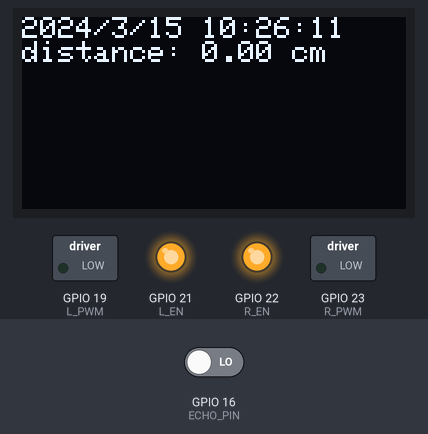
This sketch was run on a simulated ESP32. Parts: 128×64 one-colour display, switched loads named in the sketch (green lamp = pin HIGH), output pins drawn as LEDs (lit = HIGH). The test bench sets the inputs (shaded band); at power-on: GPIO 16 (ECHO_PIN) LOW. The local clock reads 2024-03-15 10:24:30 at power-on unless the sketch sets it; pins used as bus, display or sensor lines are not drawn.

Above: at 101.3 s.

The sketch:

PV_Motorsteuerung_V4_Deployable.ino
```cpp
#include <Wire.h>
#include <RTClib.h>
#include <Adafruit_GFX.h>
#include <Adafruit_SSD1306.h>
#include <SPI.h>

RTC_DS3231 rtc;

#define SCREEN_WIDTH 128 // OLED display width, in pixels
#define SCREEN_HEIGHT 64 // OLED display height, in pixels

//define sound speed in cm/uS
#define SOUND_SPEED 0.034

//Maximum Motorspeed
#define MAXSPEED 255

const int long TIMECHECK = 1000;
unsigned long timecheck = 0.0;

// Declaration for an SSD1306 display connected to I2C (SDA, SCL pins)
#define OLED_RESET  -1 // Reset pin # (or -1 if sharing Arduino reset pin)
Adafruit_SSD1306 display(SCREEN_WIDTH, SCREEN_HEIGHT, &Wire, OLED_RESET);

// Pin definitions ,VCC = Pin 7 , GRD = Pin 8
const int R_PWM = 23; //Pin 1
const int L_PWM = 19; //Pin 2
const int R_EN = 22;  //Pin 3
const int L_EN = 21;  //Pin 4

// Pin definitions for USS
const int TRIG_PIN = 17;
const int ECHO_PIN = 16;

void setup()
{
  Serial.begin(115200);
  Wire.begin(5,18);

  // SSD1306_SWITCHCAPVCC = generate display voltage from 3.3V internally
  if(!display.begin(SSD1306_SWITCHCAPVCC, 0x3C))
  {
    Serial.println(F("SSD1306 allocation failed"));
    for(;;); // Don't proceed, loop forever
  }

  // Initialize RTC
  if(!rtc.begin())
  {
    Serial.println("Couldn't find RTC");
    while (1);
  }
  // Failsafe RTC
  if (rtc.lostPower())
  {
    Serial.println("RTC lost power, let's set the time!");
    rtc.adjust(DateTime(F(__DATE__), F(__TIME__)));
  }

  // Set Motorcontrol Pins
  pinMode(R_PWM, OUTPUT);
  pinMode(L_PWM, OUTPUT);
  pinMode(R_EN, OUTPUT);
  pinMode(L_EN, OUTPUT);

  digitalWrite(R_EN, HIGH);
  digitalWrite(L_EN, HIGH);

  // Set USS Pins
  pinMode(TRIG_PIN, OUTPUT);
  pinMode(ECHO_PIN, INPUT);

}

void loop()
{
  // Get the current time
  DateTime now = rtc.now();
  // Measure Distance
  float distance = distance_measure(TRIG_PIN, ECHO_PIN);


  unsigned long clock = millis();


  if (clock - timecheck >= 1000)
  {
     //OLED Display
      oled(distance);
      timecheck = clock;
  }


  // Check if it's 12:00, 14:00, or 15:00
  if (now.hour() == 12 && now.minute() == 0)
  {
    float distance_3 = distance;
      // Activate the motor for 3 minutes
    while((distance_3 = distance_measure(TRIG_PIN, ECHO_PIN)) >= 25)
    {
      motor_R();
      delay(5);
    }
    // Turn off the motor
    motor_stop();
  }

  // Check if it's 12:00, 14:00, or 15:00
  if (now.hour() == 14 && now.minute() == 0)
  {
    float distance_4 = distance;
    // Activate the motor for 3 minutes
    while((distance_4 = distance_measure(TRIG_PIN, ECHO_PIN))>= 17)
    {
      motor_R();
      delay(5);
    }
    // Turn off the motor
    motor_stop();
  }

  // Check if it's 12:00, 14:00, or 15:00
  if (now.hour() == 15 && now.minute() == 0)
  {
    float distance_5 = distance;
      // Activate the motor for 3 minutes
    while((distance_5 = distance_measure(TRIG_PIN, ECHO_PIN))>= 11)
    {
      motor_R();
      delay(5);
    }
    // Turn off the motor
    motor_stop();
  }

  // Check if it's 20:00
  if (now.hour() == 20 && now.minute() == 0)
  {
    float distance_2 = distance;
    // Activate the motor for X minutes to turn it back until distance of 80cm is reached
    while((distance_2 = distance_measure(TRIG_PIN, ECHO_PIN))<= 35)
    {
      motor_L();  // Change the value (0-255) for different speeds on the left motor
      delay(5);
    }
    // Turn off the motor
    motor_stop();
  }
}

float distance_measure(const int TRIG_PIN, const int ECHO_PIN)
{
  float total_distance = 0;
  int num_measurements = 100; // Anzahl der Messungen

  for(int i = 0; i < num_measurements; i++)
  {
    //Trigger Signal aus
    digitalWrite(TRIG_PIN, LOW);
    delay(2);
    // Trigger Signal an
    digitalWrite(TRIG_PIN, HIGH);
    delay(5);
    //Trigger Signal aus
    digitalWrite(TRIG_PIN, LOW);
    //Receive Echo
    long duration = pulseIn(ECHO_PIN, HIGH);
    //Calculate distance
    float distance = duration * SOUND_SPEED / 2;
    total_distance += distance;
    delay(5); // kurze Pause zwischen den Messungen
  }
  return total_distance / num_measurements; // Durchschnittliche Entfernung zurückgeben
}


// Trun motor Clockwise
void motor_R()
{
  analogWrite(R_PWM, MAXSPEED);
  analogWrite(L_PWM, 0);
}

//Turn motor Counterclockwise
void motor_L()
{
  analogWrite(R_PWM, 0);
  analogWrite(L_PWM, MAXSPEED);
}

//Stop Motor
void motor_stop()
{
  analogWrite(R_PWM, 0);
  analogWrite(L_PWM, 0);
}

void oled(float distance)
{
  // Get the current time
  DateTime now = rtc.now();
  //Clear the display buffer
  display.clearDisplay();

  // Set text size and color
  display.setTextSize(1);
  display.setTextColor(SSD1306_WHITE);

  // Set cursor position (x, y) in pixels
  display.setCursor(0, 0);

  // Print date, time and distance to OLED
  display.print(now.year());
  display.print("/");
  display.print(now.month());
  display.print("/");
  display.print(now.day());
  display.print(" ");
  display.print(now.hour());
  display.print(":");
  display.print(now.minute());
  display.print(":");
  display.println(now.second());
  display.print("distance: ");
  display.print(distance);
  display.println(" cm");

  // Display text
  display.display();
}
```
